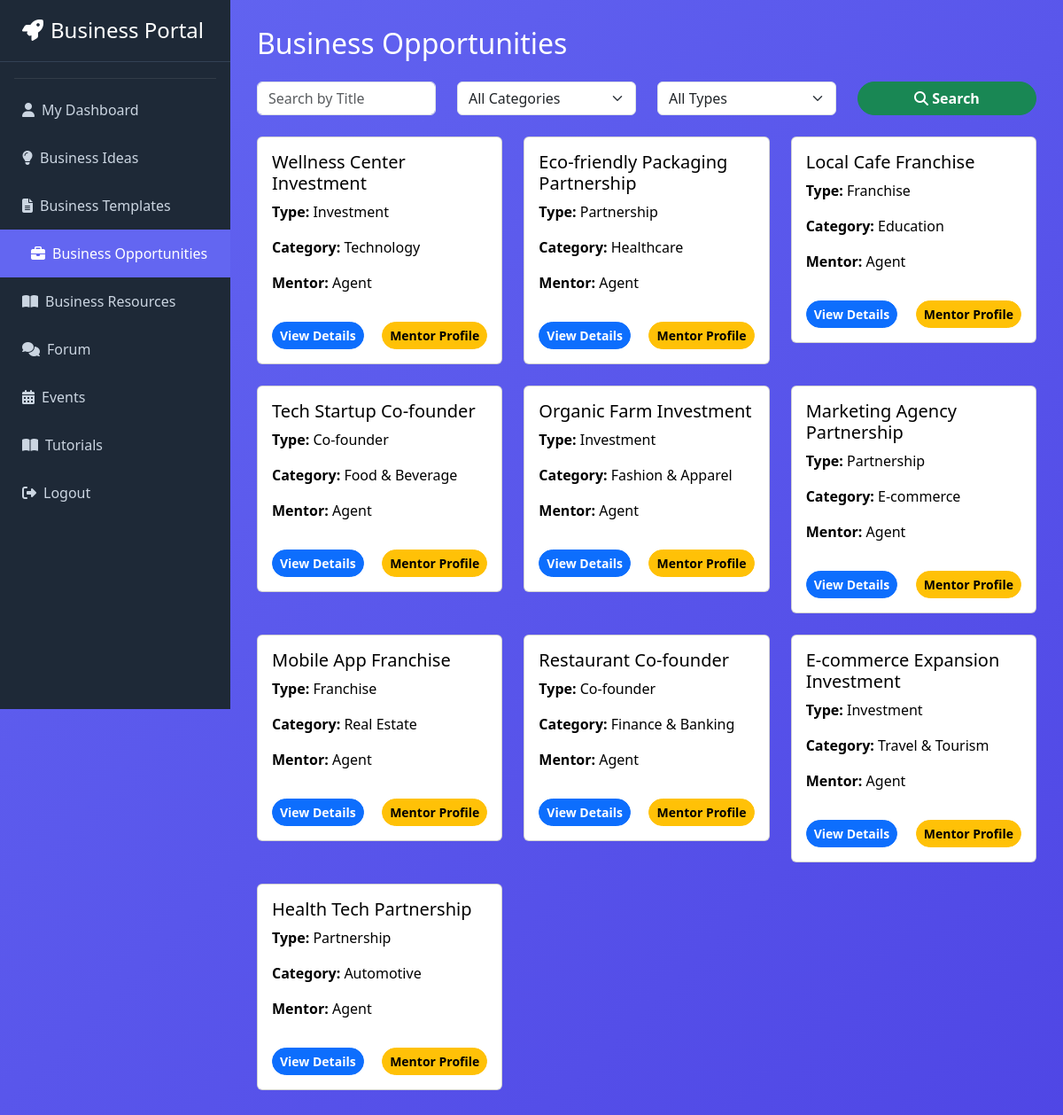
Page /user/user_opportunities.php (signed in) on the committed database.
### tables this page shows
CREATE TABLE `opportunities` (
  `id` int(11) NOT NULL,
  `agent_id` int(11) NOT NULL,
  `category_id` int(11) DEFAULT NULL,
  `title` varchar(255) NOT NULL,
  `description` text NOT NULL,
  `type` enum('investment','partnership','franchise','co-founder','other') NOT NULL DEFAULT 'other',
  `location` varchar(150) DEFAULT NULL,
  `deadline` date DEFAULT NULL,
  `status` enum('open','closed','draft') NOT NULL DEFAULT 'open',
  `created_at` timestamp NOT NULL DEFAULT current_timestamp(),
  `updated_at` timestamp NOT NULL DEFAULT current_timestamp() ON UPDATE current_timestamp()
);

CREATE TABLE `business_categories` (
  `id` int(11) NOT NULL,
  `name` varchar(100) NOT NULL,
  `description` text DEFAULT NULL,
  `created_at` timestamp NOT NULL DEFAULT current_timestamp()
);

CREATE TABLE `users` (
  `id` int(11) NOT NULL,
  `full_name` varchar(150) NOT NULL,
  `email` varchar(191) NOT NULL,
  `password_hash` varchar(255) NOT NULL,
  `role` enum('user','agent','admin') NOT NULL DEFAULT 'user',
  `status` enum('active','inactive','banned') NOT NULL DEFAULT 'active',
  `phone` varchar(20) DEFAULT NULL,
  `created_at` timestamp NOT NULL DEFAULT current_timestamp(),
  `updated_at` timestamp NOT NULL DEFAULT current_timestamp() ON UPDATE current_timestamp()
);

### user/user_opportunities.php (the view, shortened to what this page needs)
<?php
include 'config.php';
$search_title = isset($_GET['title']) ? mysqli_real_escape_string($conn, $_GET['title']) : '';
$sql = "
    SELECT o.*, u.full_name AS agent_name, bc.name AS category_name
    FROM opportunities o
    JOIN users u ON u.id = o.agent_id
    LEFT JOIN business_categories bc ON bc.id = o.category_id
    WHERE 1
";
$sql .= " ORDER BY o.created_at DESC";
$result = mysqli_query($conn, $sql);
?>
<!DOCTYPE html>
<html lang="en">
<head>
<link href="https://cdn.jsdelivr.net/npm/bootstrap@5.3.3/dist/css/bootstrap.min.css" rel="stylesheet">
<link href="https://cdnjs.cloudflare.com/ajax/libs/font-awesome/6.5.0/css/all.min.css" rel="stylesheet">
</head>
<body>
<?php include 'sidebar.php'; ?>
<div class="main-content">
    <h2 class="mb-4 text-white">Business Opportunities</h2>
    <form method="GET" class="row mb-4">
        <div class="col-md-3">
            <input type="text" name="title" class="form-control" placeholder="Search by Title" value="<?= htmlspecialchars($search_title) ?>">
        </div>
        <div class="col-md-3">
            <select name="category_id" class="form-select">
                <option value="0">All Categories</option>
            </select>
        </div>
        <div class="col-md-3">
            <select name="type" class="form-select">
                <option value="">All Types</option>
            </select>
        </div>
        <div class="col-md-3">
            <button type="submit" class="btn btn-success btn-action w-100"><i class="fas fa-search"></i> Search</button>
        </div>
    </form>
    <div class="row">
        <?php if(mysqli_num_rows($result) > 0): ?>
            <?php while($opp = mysqli_fetch_assoc($result)): ?>
                <div class="col-md-4 mb-4">
                    <div class="card card-hover p-3">
                        <h5><?= htmlspecialchars($opp['title']) ?></h5>
                        <p><strong>Type:</strong> <?= ucfirst($opp['type']) ?></p>
                        <p><strong>Category:</strong> <?= htmlspecialchars($opp['category_name'] ?: 'N/A') ?></p>
                        <p><strong>Mentor:</strong> <?= htmlspecialchars($opp['agent_name']) ?></p>
                        <div class="d-flex justify-content-between mt-3">
                            <a href="opportunity_details.php?id=<?= $opp['id'] ?>" class="btn btn-primary btn-sm btn-action">View Details</a>
                            <a href="mentor_profile.php?id=<?= $opp['agent_id'] ?>" class="btn btn-warning btn-sm btn-action">Mentor Profile</a>
                        </div>
                    </div>
                </div>
            <?php endwhile; ?>
        <?php else: ?>
            <div class="col-12">
                <div class="alert alert-light text-dark">No opportunities found.</div>
            </div>
        <?php endif; ?>
    </div>
</div>
</body>
</html>

### user/user_opportunities.php (style rules this page uses)
body { background: linear-gradient(135deg, #6366f1 0%, #4f46e5 100%); min-height: 100vh; margin-left: 260px; color: #fff; }
.main-content { padding: 30px; }
.card-hover { transition: transform 0.3s, box-shadow 0.3s; color: #000; }
.btn-action { border-radius: 50px; font-weight: bold; }

### user/sidebar.php (style rules this page uses)
:root { --primary: #6366f1; --dark: #1e2937; }

### rows in the picture
opportunities: title "Wellness Center Investment", type "Investment", business_categories.name "Technology", users.full_name "Agent"
opportunities: title "Eco-friendly Packaging Partnership", type "Partnership", business_categories.name "Healthcare", users.full_name "Agent"
opportunities: title "Local Cafe Franchise", type "Franchise", business_categories.name "Education", users.full_name "Agent"
opportunities: title "Tech Startup Co-founder", type "Co-founder", business_categories.name "Food & Beverage", users.full_name "Agent"
opportunities: title "Organic Farm Investment", type "Investment", business_categories.name "Fashion & Apparel", users.full_name "Agent"
opportunities: title "Marketing Agency Partnership", type "Partnership", business_categories.name "E-commerce", users.full_name "Agent"
opportunities: title "Mobile App Franchise", type "Franchise", business_categories.name "Real Estate", users.full_name "Agent"
opportunities: title "Restaurant Co-founder", type "Co-founder", business_categories.name "Finance & Banking", users.full_name "Agent"
opportunities: title "E-commerce Expansion Investment", type "Investment", business_categories.name "Travel & Tourism", users.full_name "Agent"
opportunities: title "Health Tech Partnership", type "Partnership", business_categories.name "Automotive", users.full_name "Agent"
